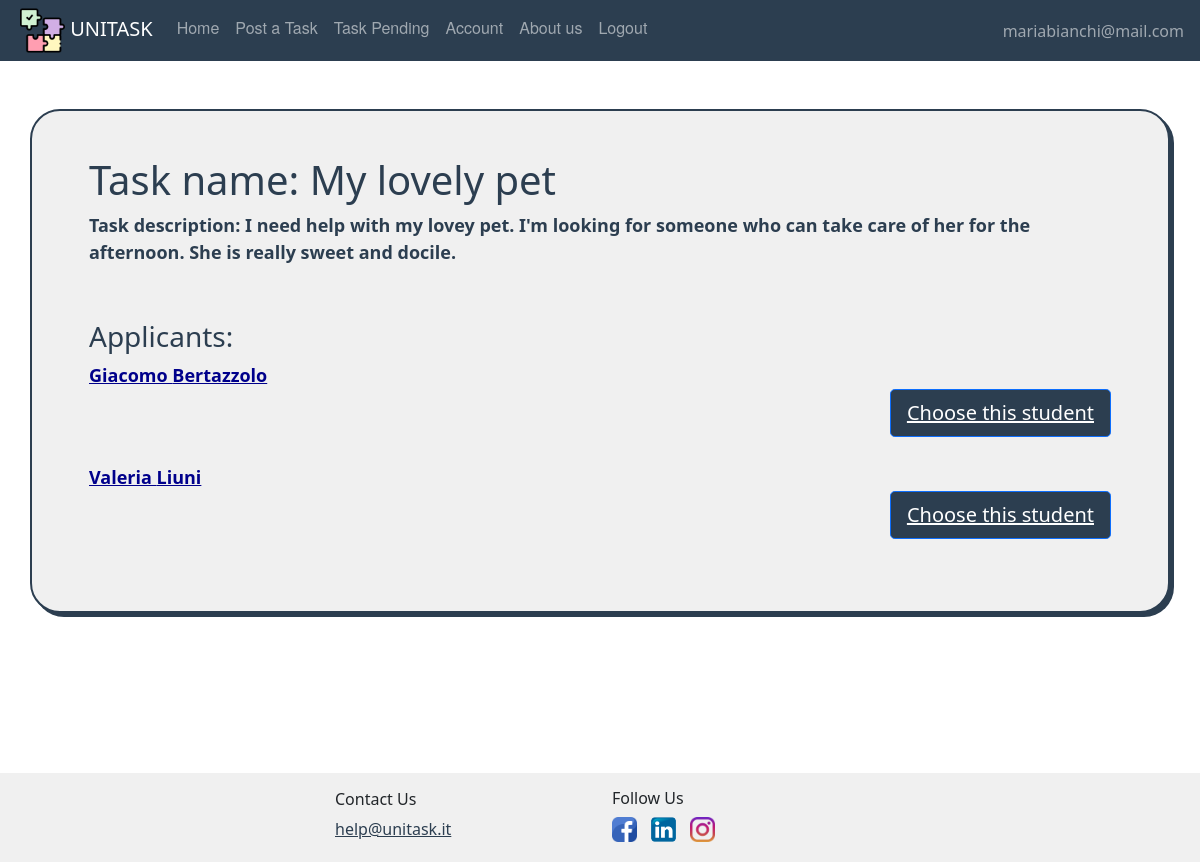
Page /task/1 (signed in) on the committed database.
### website/models.py (models this page shows, shortened)
class User(db.Model, UserMixin):
    id = db.Column(db.Integer, primary_key=True)
    email = db.Column(db.String(150), unique=True)
    password = db.Column(db.String(150))
    first_name = db.Column(db.String(150))
    surname = db.Column(db.String(150))
    description = db.Column(db.String(200))
    type = db.Column(db.String(20))
    reviewsposted = db.relationship('Review', foreign_keys='Review.id_reviewer',
                                    backref='author')
    reviewsreceived = db.relationship('Review', foreign_keys='Review.id_reviewed',
                                      backref='received')
    __mapper_args__ = {
        'polymorphic_on': type,
        'polymorphic_identity': 'user',
    }

class Offer(db.Model, UserMixin):
    id = db.Column(db.Integer, primary_key=True)
    title = db.Column(db.String(150))
    description = db.Column(db.String(150))
    address = db.Column(db.String(150))
    placeId = db.Column(db.String(150))
    amount = db.Column(db.Integer)
    lat = db.Column(db.Float)
    lng = db.Column(db.Float)
    date = db.Column(db.DateTime(timezone=True), default=func.now())
    dateexpire = db.Column(db.DateTime(timezone=True))
    isAss = db.Column(db.Boolean, default=False)
    date_task = db.Column(db.DateTime(timezone=True))
    id_adult = db.Column(db.Integer, db.ForeignKey('adult.id'))
    scelta = db.Column(db.Integer, db.ForeignKey('student.id'))
    isPerf = db.Column(db.Boolean, default=False)
    rece = db.relationship('Review', backref='recensione')
    isClosed = db.Column(db.Boolean, default=False)

class Student(User, db.Model):
    __tablename__ = 'student'
    id = db.Column(db.Integer, db.ForeignKey('user.id'), primary_key=True)
    position = db.Column(db.String(150))
    applications = db.relationship('Offer', secondary=application_table, backref='applicants')
    performed = db.relationship('Offer', backref='performer')
    __mapper_args__ = {
        'polymorphic_identity': 'student',
    }

### website/user/routes.py (the view)
@users.route('/task/<task_id>', methods=['GET', 'POST'])
@login_required
def task(task_id):
    if current_user.type == 'student':
        t = Offer.query.filter(Offer.id == task_id).first()
        btn = True
        if current_user in t.applicants:
            btn = False
        return render_template("Student/task.html", user=current_user, taskscelta=t, btn=btn)
    else:
        t = Offer.query.filter(Offer.id == task_id).first()
        return render_template("adult/chooseStud.html", user=current_user, taskscelta=t)

### website/templates/adult/chooseStud.html (shortened to what this page needs)
{% extends "base.html" %}
{% block content %}
    <div class="container task-container" style="margin-bottom: 20vh">
        <div class="row task-row">
            <div class="col-12">
                <h1>Task name: {{ taskscelta.title }}</h1>
                <div>Task description: {{ taskscelta.description }}</div>
                <div>
                    <br/>
                    <br/>
                    {% if taskscelta.applicants %}
                        <h3>Applicants:</h3>
                        {% for applicant in taskscelta.applicants %}
                            <div align="left">
                                <a style="color:darkblue"
                                   href={{ url_for('users.showreviews', user_id=applicant.id, task_id=taskscelta.id) }}>{{ applicant.first_name }} {{ applicant.surname }}</a>
                                <div align="right">
                                    <button type="button" style="background: #2c3e50" class="btn btn-primary btn-lg"><a
                                            style="color: white"
                                            href={{ url_for('adults.choosestud', task_id=taskscelta.id, stud_id=applicant.id) }}>Choose
                                        this student </a></button>
                                </div>
                            </div>
                            <br/>
                        {% endfor %}
                    {% endif %}
                </div>
            </div>
        </div>
    </div>
{% endblock %}

### website/templates/base.html (shortened to what this page needs)
<!DOCTYPE html>
<html lang="">
<head>
    <link href="/static/css/style.css" rel="stylesheet">
    <link href="https://cdn.jsdelivr.net/npm/bootstrap@5.0.2/dist/css/bootstrap.min.css" rel="stylesheet"
>
    <link href="https://netdna.bootstrapcdn.com/font-awesome/3.2.1/css/font-awesome.css" rel="stylesheet">
</head>
<body>
<nav class="navbar fixed-top navbar-expand-lg navbar-dark">
    <ul class="navbar-nav mr-auto">
        <li>
            <a style="padding-left:1em;" class="navbar-brand" href="#">
                <img src="/static/images/pic/puzzle.png" width="45" height="45"/>
                UNITASK
            </a></li>
        {% if user.is_authenticated %}
            {% if user.type=='adult' %}
                <li class="nav-item"><a class="nav-link" id="home" href="/">Home</a></li>
                <li class="nav-item"><a class="nav-link" id="posttask" href="{{ url_for('adults.posttask') }}">Post a
                    Task</a></li>
                <li class="nav-item"><a class="nav-link" id="offer" href="{{ url_for('adults.taskpending') }}">Task
                    Pending</a></li>
                <li class="nav-item"><a class="nav-link" id="account" href="{{ url_for('users.account') }}">Account</a>
                </li>
                <li class="nav-item"><a class="nav-link" id="aboutus" href="{{ url_for('users.about_us') }}">About
                    us</a></li>
                <li class="nav-item"><a class="nav-link" id="logout" href="{{ url_for('auth.logout') }}">Logout</a></li>
            {% endif %}
            </ul>
            <ul class="navbar-nav ms-auto">
                <li class="nav-item">
                    <span style="padding-right:1em;" class="navbar-text d-flex justify-content-end">
                     {{ user.email }}
                       </span>
                </li>
            </ul>
        {% endif %}
</nav>
{% block content %}
{% endblock %}
</body>
{% block footer %}
    <div class="container-fluid mt-5" style="background-color: #f0f0f0">
        <div class="container-lg">
            <div class="row row-cols-md-4 p-3">
                <div class="col-md pb-1 m-auto navbar-light">
                </div>
                <div class="col-md pb-1 m-auto">
                    <h6>Contact Us</h6>
                    <a style="color: #2c3e50" href="mailto:help@unitask.it">help@unitask.it</a>
                </div>
                <div class="col-md pb-1 m-auto">
                    <h6>Follow Us</h6>
                    <img class="img-fluid" style="max-height: 25px; min-width: 25px"
                         src="/static/images/pic/facebook.png"/>
                    <img class="img-fluid" style="max-height: 25px; min-width: 25px"
                         src="/static/images/pic/linkedin.png"/>
                    <img class="img-fluid" style="max-height: 25px; min-width: 25px"
                         src="/static/images/pic/instagram.png"/>
                </div>
                <div class="col-md pb-1">
                </div>
            </div>
        </div>
    </div>
{% endblock footer %}
</html>

### website/static/css/style.css (style rules this page uses)
body { padding-top:4em; }
.navbar { list-style-type: none; margin: 0; padding: 0; overflow: hidden; background-color: #2c3e50; }
.nav-link { display: block; color: white; text-align: center; padding: 14px 16px; text-decoration: none; font-family: "Helvetica Neue", Helvetica, Arial, sans-serif; }
.task-row { padding: 2.5em; }
.task-container { margin:2.5em; background-color: #f0f0f0; border: 2px solid #2c3e50; border-radius: 30px; box-shadow: #2c3e50 4px 4px 0 0; color: #2c3e50; font-weight: 600; font-size: 18px; padding: 0 18px; text-decoration: none; user-select: none; -webkit-user-select: none; touch-action: manipulation; }

### rows in the picture
User: email "mariabianchi@mail.com"
Offer: title "My lovely pet", description "I need help with my lovey pet. I'm looking for someone who can take care of her for the afternoon. She is really sweet and docile."
Student: first_name "Giacomo", surname "Bertazzolo"
Student: first_name "Valeria", surname "Liuni"
